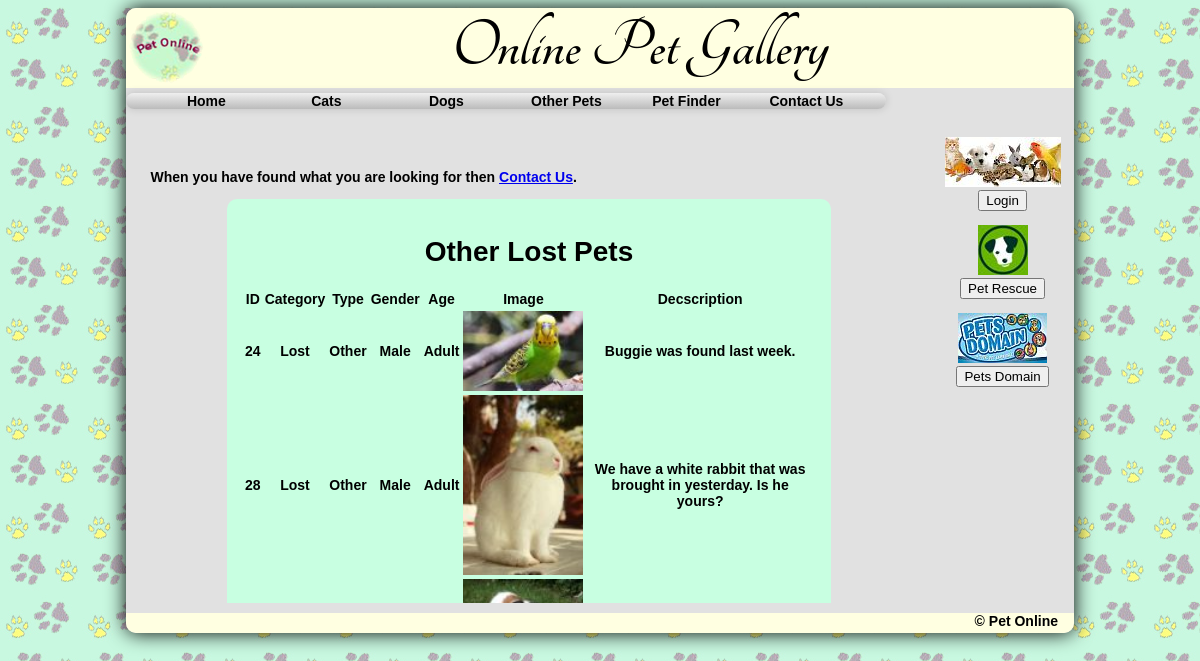
/searchstuff/OPG/otherslost.php, run on the app's committed database.
### tables this page shows
CREATE TABLE `pets` (
  `PetID` int(11) NOT NULL,
  `Category` varchar(10) NOT NULL,
  `PetType` varchar(10) NOT NULL,
  `Gender` varchar(10) NOT NULL,
  `AgeGroup` varchar(10) NOT NULL,
  `ImageName` varchar(100) NOT NULL,
  `Description` text NOT NULL
);

### searchstuff/OPG/sqlscripts/db.php (called while the page is built, shortened)
<?php
class opgDBscripts extends mysqli {
	private static $instance = null;
	public static function getInstance() {
	if (!self::$instance instanceof self) {
		self::$instance = new self;
		}
		return self::$instance;
	}
	public function othersLost() {
		return $this->query("SELECT * FROM pets WHERE PetType='Other' AND Category = 'Lost'");
	}
}
?>

### searchstuff/OPG/otherslost.php (the view, shortened to what this page needs)
<?php
    require_once("sqlscripts/db.php");
    $result = opgDBscripts::getInstance()->othersLost();
?>
<!doctype html>
<html>
<head>
	<link href="css/opg.css" type="text/css" rel="stylesheet" />
</head>
<body>
<div id="main">
	<div id="header">
        <img id="logo" src="images/PetOnlineLogo.png" alt="Pet Online logo" />
        <span>Online Pet Gallery</span>
    </div>
    <nav>
    	<ul>
        	<li><a href="index.php" title="Home">Home</a></li>
        	<li><a href="#" title="Cats">Cats</a>
            </li>
            <li><a href="#" title="Dogs">Dogs</a>
            </li>
            <li><a href="#" title="Other Pets">Other Pets</a>
            </li>
        	<li><a href="petfinder.php" title="Pet Finder">Pet Finder</a></li>
            <li><a href="contactus.php" title="Contact Us">Contact Us</a></li>
    	</ul>
    </nav>
    <div id="content">
        <div id="leftside"><br><br>
        	<p>When you have found what you are looking for then
               <a href="contactus.php" title="Contact Us">Contact Us</a>.
            </p>
        	<table align="center" width="75%">
            <tr><td align="center" colspan="7"><h1>Other Lost Pets</h1></td></tr>
            <tr><th>ID</th><th>Category</th><th>Type</th><th>Gender</th><th>Age</th>
                <th>Image</th><th>Decscription</th></tr>
            <?php while ($row = $result->fetch_row()) { ?>
                <tr>
                	<td><?php echo $row[0]; ?></td>
                	<td><?php echo $row[1]; ?></td>
                    <td><?php echo $row[2]; ?></td>
                    <td><?php echo $row[3]; ?></td>
                    <td><?php echo $row[4]; ?></td>
                    <td><img id="logo" src="pets/<?php echo $row[5]; ?>" alt="Pet Online logo" width="120" /></td>
                    <td><?php echo $row[6]; ?></td>
                </tr>
            <?php  }  ?>
        </table>
        </div>
        <div id="rightside">
        	<p><form action="login.php">
                <img src="images/pets3.jpg" alt="Pets" /><br>
                <input type="submit" value="Login">
            </form></p>
        	<p><form target="_blank" action="https://www.petrescue.com.au/">
                <img src="images/petrescue.jpg" alt="Pet Rescue" /><br>
                <input type="submit" value="Pet Rescue">
            </form></p>
            <p><form target="_blank" action="http://www.petsdomain.com.au/">
                <img src="images/PetsDomain.jpg" alt="Pets Domain" /><br>
                <input type="submit" value="Pets Domain">
            </form></p>
        </div>
    </div>
	<div id="footer">&copy; Pet Online &nbsp;&nbsp;&nbsp;</a>
    </div>
</div>
</body>
</html>

### searchstuff/OPG/css/opg.css (style rules this page uses)
body { background-image:url(../images/pawpads.jpg); height:100%; }
#main { position:relative; margin-left:auto; margin-right:auto; width:80%; min-height:625px; background-color:#E1E1E1; -moz-box-shadow: 0 0 20x black; -webkit-box-shadow: 0 0 20px black; box-shadow: 0 0 20px black; border-radius: 10px; -moz-border-radius: 10px; -webkit-border-radius: 10px; }
#header { position:absolute; top:0px; left:0px; width:100%; height: 80px; font: 70px/78px 'TangerineBold', Arial, sans-serif; background-color:#FFFFE1; text-align:center; border-radius:10px 10px 0px 0px; -moz-border-radius:10px 10px 0px 0px; -webkit-border-radius:10px 10px 0px 0px; }
#logo { float:left; }
nav { position:absolute; top:85px; left:0px; width:100%; height:20px; font-size:14px; font-weight:bolder; font-family:verdana, sans-serif; z-index:10; }
nav ul { position: relative; display: inline-table; list-style:none; margin:0; padding: 0 20px; border-radius: 10px; background: linear-gradient(top, #efefef 0%, #bbbbbb 100%); background: -moz-linear-gradient(top, #efefef 0%, #bbbbbb 100%); background: -webkit-linear-gradient(top, #efefef 0%,#bbbbbb 100%); box-shadow: 0px 0px 9px rgba(0,0,0,0.15); }
nav li { float:left; }
nav a { display:block; width:120px; text-align:center; }
nav a, nav a:visited { color:black; text-decoration:none; }
nav ul:after { content:""; clear:both; display:block; }
nav ul li { float: left; }
nav ul li a { display: block; text-decoration: none; }
#content { position:absolute; top:115px; left:0px; width:100%; min-height:500px; }
#leftside { position: absolute; top: 0px; left: 0px; width: 85%; height: 480px; overflow: auto; font-size: 14px; font-weight: bolder; font-family: verdana, sans-serif; text-align: center; border-radius: 10px; -moz-border-radius: 10px; -webkit-border-radius: 10px; }
#rightside { position:absolute; top:0px; right:0px; width:15%; height:480px; overflow:auto; font-size:14px; font-weight:bolder; font-family:verdana, sans-serif; text-align:center; border-radius:10px; -moz-border-radius:10px; -webkit-border-radius:10px; }
p { text-align:left; padding-left:3%; padding-right:3%; }
table { background-color:#C8FFE1; padding:15px; border-radius:10px; -moz-border-radius:10px; -webkit-border-radius:10px; }
#footer { position:absolute; bottom:0px; left:0px; width:100%; height:20px; text-align:right; font-size:14px; font-weight:bolder; font-family:verdana, sans-serif; background-color:#FFFFE1; border-radius:0px 0px 10px 10px; -moz-border-radius:0px 0px 10px 10px; -webkit-border-radius:0px 0px 10px 10px; }

### data on the page
pets: PetID "24", Category "Lost", PetType "Other", Gender "Male", AgeGroup "Adult", ImageName (picture), Description "Buggie was found last week."
pets: PetID "28", Category "Lost", PetType "Other", Gender "Male", AgeGroup "Adult", ImageName (picture), Description "We have a white rabbit that was brought in yesterday. Is he yours?"
pets: ImageName (picture)
